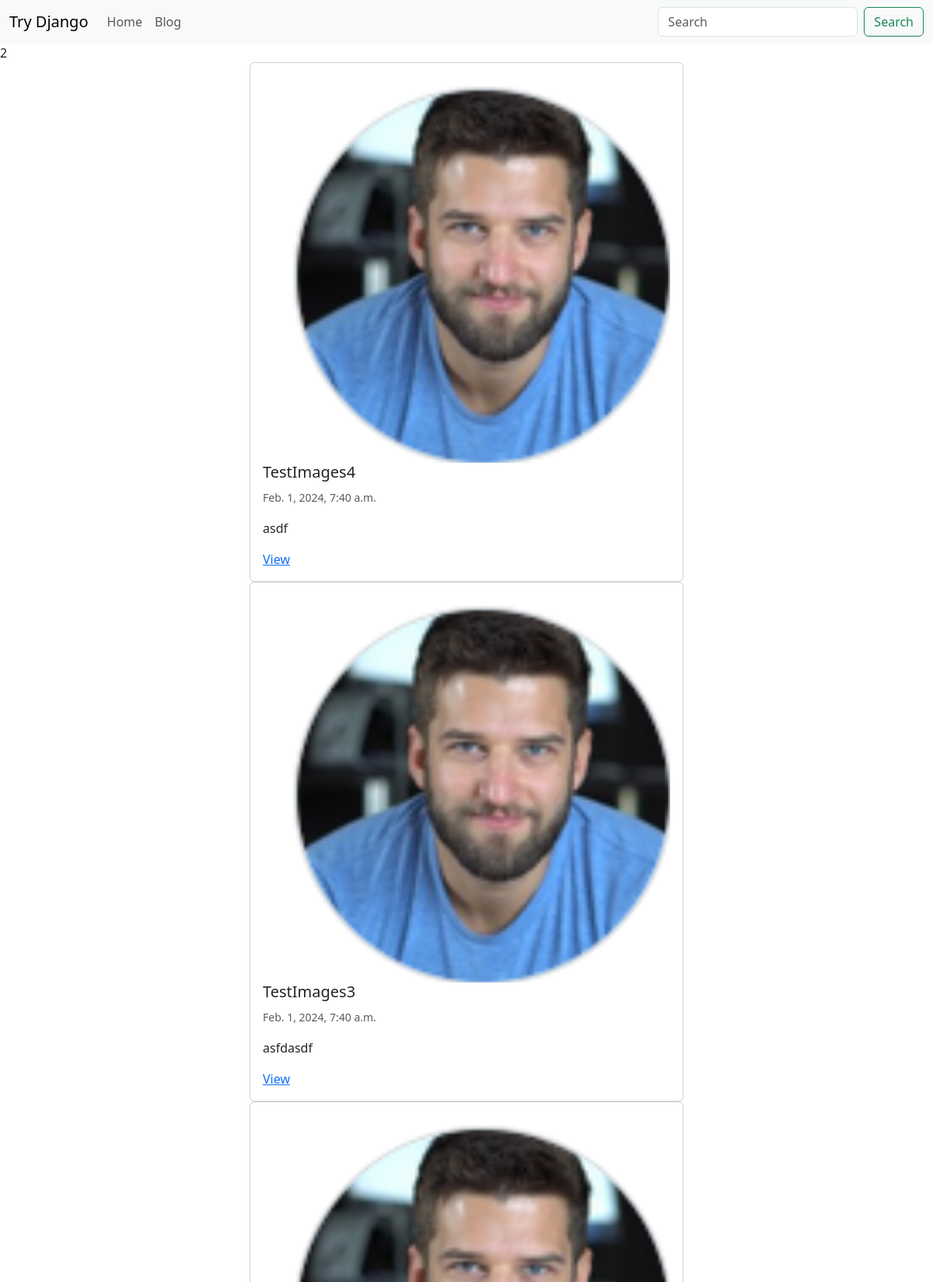
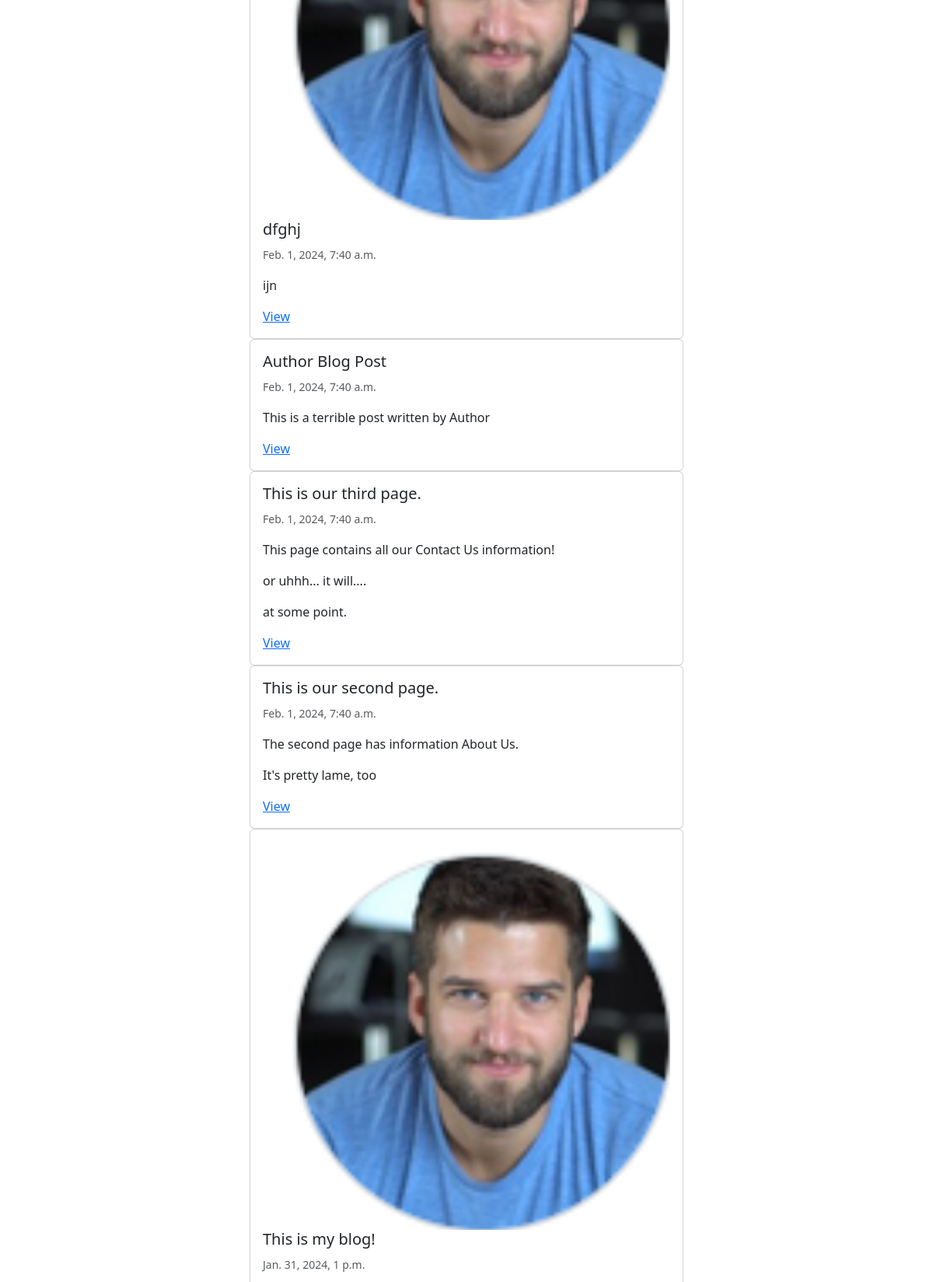
Screenshot of /blog/ (upper part) with the database file from the repository (2 pictures, top to bottom).
### blog/models.py (models this page shows, shortened)
class BlogPost(models.Model):
    user = models.ForeignKey(User, default=1, null=True, on_delete=models.SET_NULL)
    image = models.ImageField(upload_to='image/', null=True, blank=True)
    title = models.CharField(max_length=120)
    slug = models.SlugField(unique=True)
    content = models.TextField(null=True, blank=True)
    publish_date = models.DateTimeField(auto_now=False, auto_now_add=False, null=True, blank=True)
    timestamp = models.DateTimeField(auto_now_add=True)
    updated = models.DateTimeField(auto_now=True)
    objects = BlogPostManager()
    class Meta:
        ordering = ['-publish_date', '-updated', '-timestamp']
    def get_absolute_url(self):
        return f"/blog/{self.slug}/"

### blog/views.py (the view)
# urls.py: path('',                   blog_post_list),
def blog_post_list(request):
    query_set       = BlogPost.objects.all().published()
    if request.user.is_authenticated:
        my_qs = BlogPost.objects.filter(user=request.user)
        query_set = (query_set | my_qs).distinct()
    template_name   = "blog/list.html"
    context         = {"object_list": query_set}
    return render(request, template_name, context)

### blog/models.py (called while the page is built)
    def published(self):
        now = timezone.now()
        return self.filter(publish_date__lte=now)

    def get_queryset(self):
        return BlogPostQuerySet(self.model, using=self._db)

### blog/templates/blog/list.html
{% extends "base.html" %}
{% block content %}
    <div class="rol">
        {% for object in object_list %}
            {% include 'blog/list-inline.html' with blog_post=object %}
        {% endfor %}
    </div>
{% endblock %}

### blog/templates/blog/list-inline.html
<div class="col-12 col-md-6 mx-auto">
    <div class="card">
        <div class="card-body">
            {% if blog_post.image %}
                <a href="{{ blog_post.get_absolute_url }}">
                    <img src="{{ blog_post.image.url }}" class="card-img-top">
                </a>
            {% endif %}
            <h5 class="card-title">{{ blog_post.title }}</h5>
            <p class="card-text">
                <small class="text-muted">{{ blog_post.publish_date }}</small>
                {% if truncate %}
                    {{ blog_post.content|linebreaks|truncatewords:30 }}
                {% else %}
                    {{ blog_post.content|linebreaks }}
                {% endif %}
            </p>
            {% if not detail %}
                <a href="{{ blog_post.get_absolute_url }}">View</a>
            {% endif %}
        </div>
    </div>
</div>

### rows the page displays
BlogPost: image (picture), title "TestImages4", publish_date "Feb. 1, 2024, 7:40 a.m.", content "asdf"
BlogPost: image (picture), title "TestImages3", publish_date "Feb. 1, 2024, 7:40 a.m.", content "asfdasdf"
BlogPost: image (picture), title "dfghj", publish_date "Feb. 1, 2024, 7:40 a.m.", content "ijn"
BlogPost: title "Author Blog Post", publish_date "Feb. 1, 2024, 7:40 a.m.", content "This is a terrible post written by Author"
BlogPost: title "This is our third page.", publish_date "Feb. 1, 2024, 7:40 a.m.", content "This page contains all our Contact Us information! or uhhh... it will.... at some point."
BlogPost: title "This is our second page.", publish_date "Feb. 1, 2024, 7:40 a.m.", content "The second page has information About Us. It's pretty lame, too"
BlogPost: image (picture), title "This is my blog!", publish_date "Jan. 31, 2024, 1 p.m."
